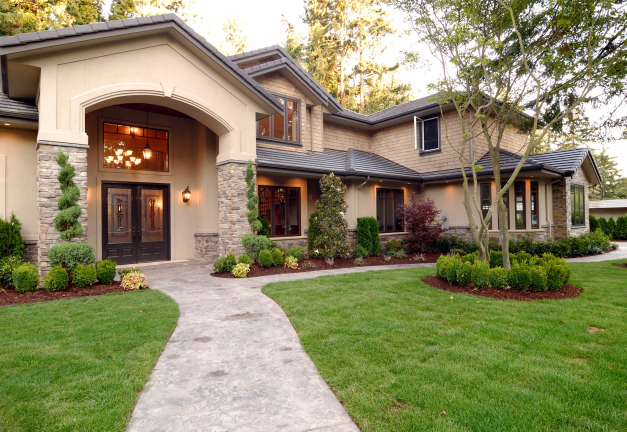
#> input picture computer-vision/exercises/house.jpg, 1253 x 863 px (shown at 1/2 size)
$ jupyter execute ch04.ipynb   (shell and % lines are left out)
#> lines starting #> are read from the running program, lines starting #| are printed output that depends on the picture
[cell 1]
import numpy as np
import matplotlib.pyplot as plt
import cv2 as cv

[cell 2]
def display_image(img):
    plt.axis('off')
    plt.imshow(img)
    plt.show()
    plt.close()

## Average Filters

The average filter is good at reducing Gaussian noise, which is a type of noise that has a Gaussian distribution and affects all pixels in the image equally.

[cell 3]
house = plt.imread('./house.jpg')
#> house is the input picture: shape (863, 1253, 3); mean R, G, B 139.9, 136, 100.8
display_image(house)

[cell 4]
kernel = np.ones((9, 9), np.float32) / 81
blurred = cv.filter2D(src=house, ddepth=-1, kernel=kernel)
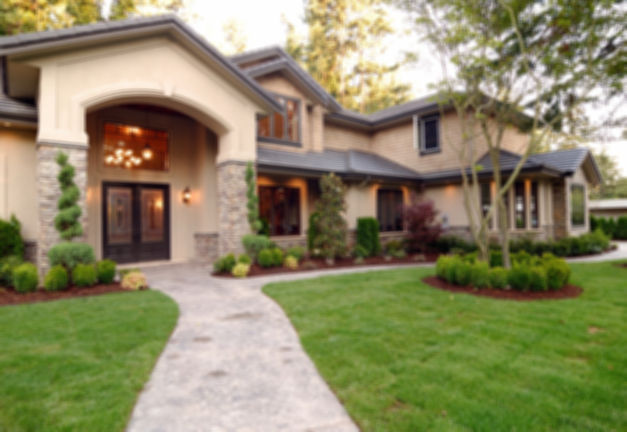
#> blurred: shape (863, 1253, 3) (shown at 1/2 size); mean R, G, B 139.9, 136, 100.8

display_image(blurred)

## Median Filters

The median filter is particularly good at reducing salt-and-pepper noise, which is a type of noise that randomly affects individual pixels in the image.

[cell 5]
field = plt.imread('./field.jpg')
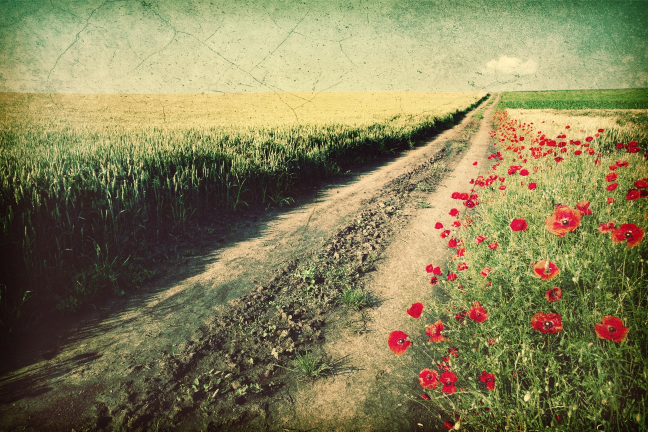
#> input picture computer-vision/exercises/field.jpg, 1296 x 863 px (shown at 1/2 size)
#> field is the input picture: shape (863, 1296, 3); mean R, G, B 133.7, 127, 87.7

display_image(field)

[cell 6]
median_blur = cv.medianBlur(field, 7)
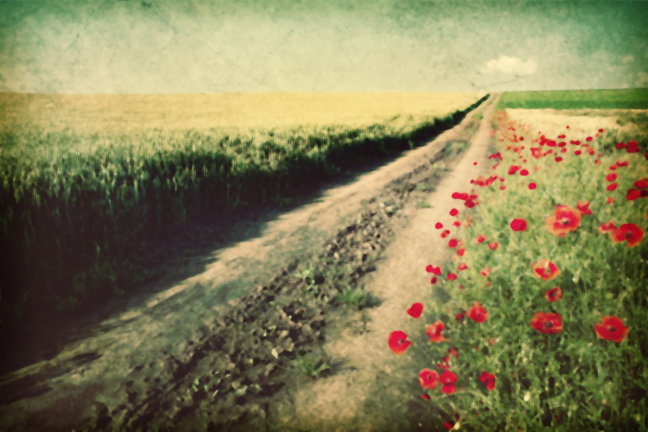
#> median_blur: shape (863, 1296, 3) (shown at 1/2 size); mean R, G, B 133.2, 126.6, 87.2

display_image(median_blur)

[cell 7]
kernel = np.ones((9, 9), np.float32) / 81
blur = cv.filter2D(src=field, ddepth=-1, kernel=kernel)

display_image(blur)

[cell 8]
workers = plt.imread('./workers.jpg')
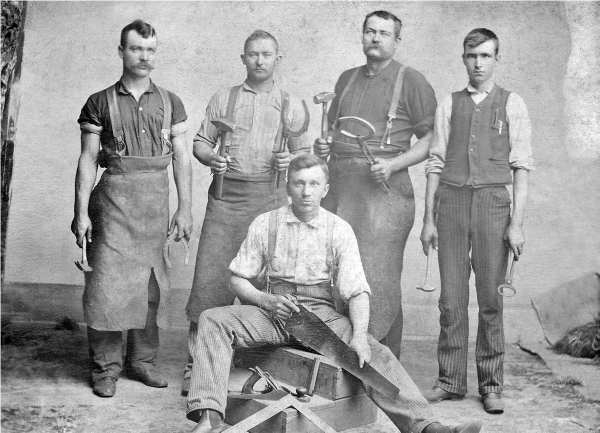
#> input picture computer-vision/exercises/workers.jpg, 1199 x 865 px (shown at 1/2 size)
#> workers is the input picture: shape (865, 1199, 3); min 0, max 255, mean 157.5

display_image(workers)

[cell 9]
workers_med = cv.medianBlur(workers, 3)

display_image(workers_med)

[cell 10]
kernel = np.ones((3, 3), np.float32) / 9
workers_ave = cv.filter2D(src=workers, ddepth=-1, kernel=kernel)

display_image(workers_ave)

## Gaussian Filter

[cell 11]
house_gaussian = cv.GaussianBlur(house, (7, 7), cv.BORDER_DEFAULT)

display_image(house_gaussian)

[cell 12]
from matplotlib import rcParams

rcParams['figure.figsize'] = 18, 14
fig, ax = plt.subplots(2, 2)

kernel = np.ones((15, 15), np.float32) / 225

house_gaus = cv.GaussianBlur(house, (15, 15), cv.BORDER_DEFAULT)
house_med = cv.medianBlur(house, 15)
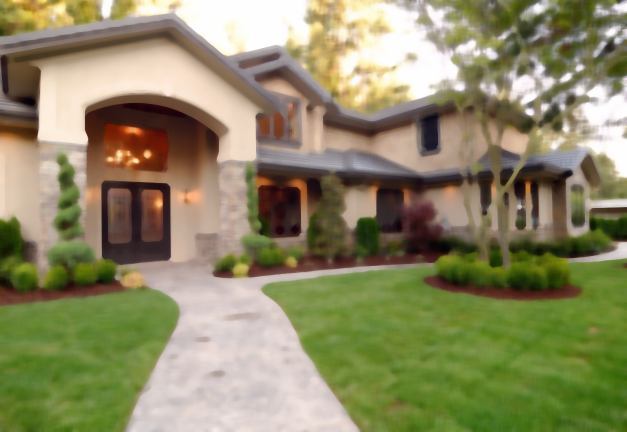
#> house_med: shape (863, 1253, 3) (shown at 1/2 size); mean R, G, B 140.6, 136.6, 100.3
house_ave = cv.filter2D(src=house, ddepth=-1, kernel=kernel)
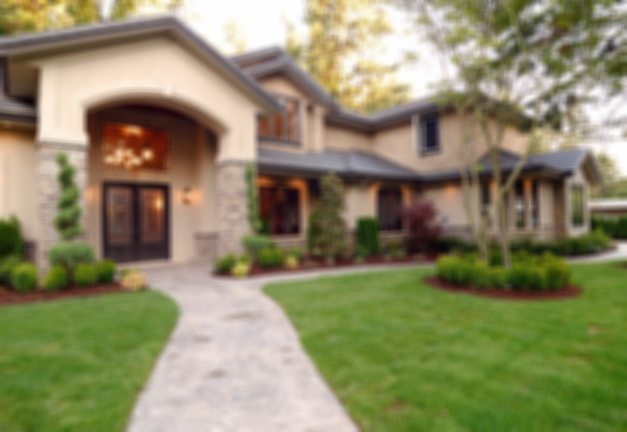
#> house_ave: shape (863, 1253, 3) (shown at 1/2 size); mean R, G, B 139.9, 136, 100.8

titles = ['Original', 'Gaussian Blur', 'Median Blur', 'Average Blur']
images = [house, house_gaus, house_med, house_ave]

for i in range(4):
    plt.subplot(2, 2, i+1), plt.imshow(images[i])
    plt.title(titles[i])
    plt.xticks([]), plt.yticks([])

plt.show()

## Edge Detection Filters

[cell 13]
lr_matrix = np.array([[+1, 0, -1],
                   [+2, 0, -2],
                   [+1, 0, -1]])

rl_matrix = np.array([[-1, 0, +1],
                      [-2, 0, +2],
                      [-1, 0, +1]])

ud_matrix = np.array([[+1, +2, +1],
                              [0, 0, 0],
                              [-1, -2, -1]])

du_matrix = np.array([[-1, -2, -1],
                      [0, 0, 0],
                      [+1, +2, +1]])

penguins = plt.imread('./penguins.png')
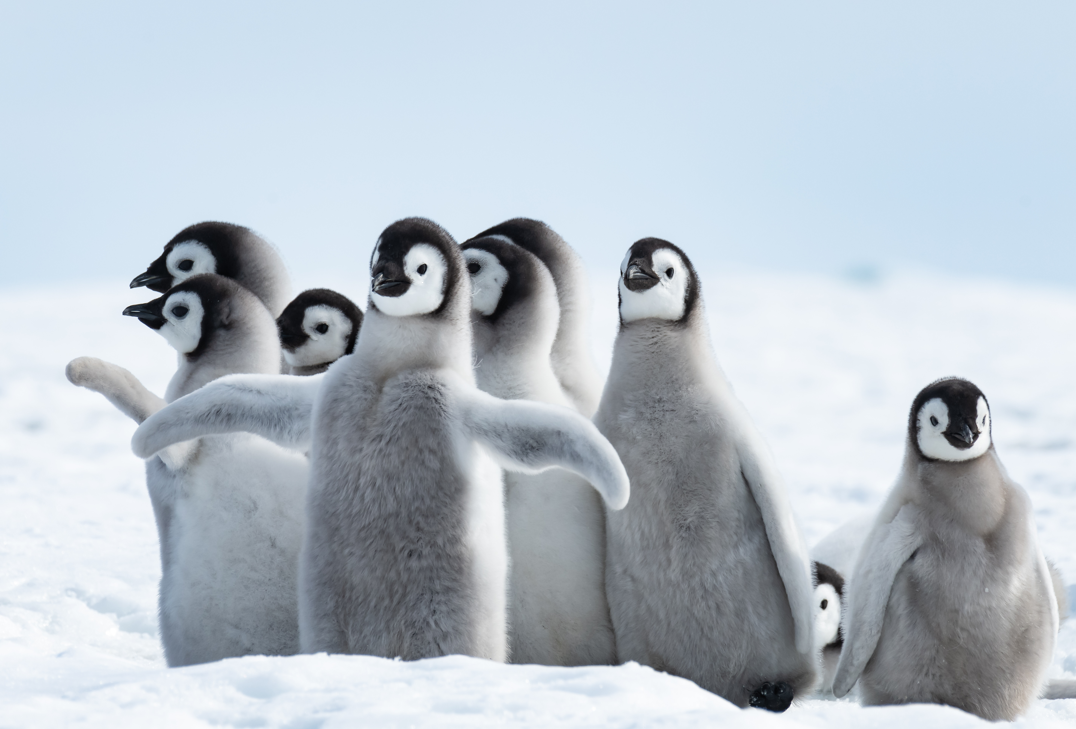
#> input picture computer-vision/exercises/penguins.png, 1076 x 729 px
#> penguins is the input picture: shape (729, 1076, 4) float32; mean R, G, B, A 0.72, 0.757, 0.793, 1
penguins = cv.cvtColor(penguins, cv.COLOR_RGB2GRAY)
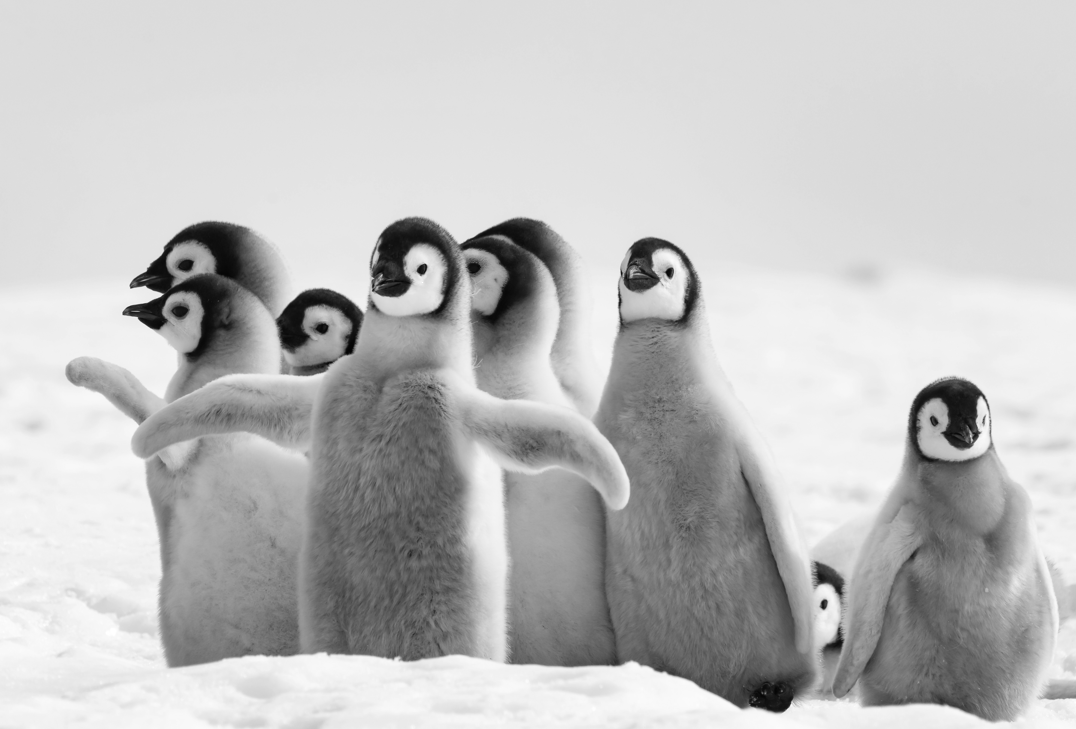
#> penguins: shape (729, 1076) float32; min 0.00482, max 1, mean 0.751

plt.axis('off')
plt.imshow(penguins, cmap='gray')
plt.show()

[cell 14]
vr_edges = cv.filter2D(src=penguins, ddepth=-1, kernel=lr_matrix)

display_image(vr_edges)

[cell 15]
hr_edges = cv.filter2D(src=penguins, ddepth=-1, kernel=ud_matrix)
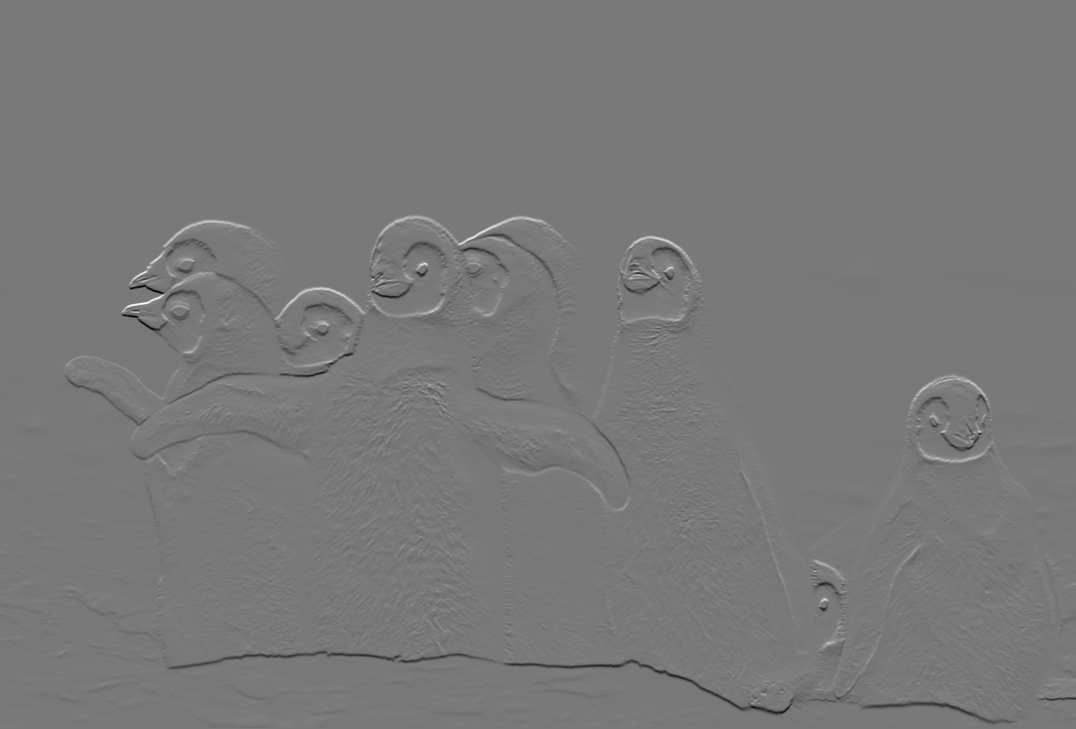
#> hr_edges: shape (729, 1076) float32; min -2.98, max 3.29, mean -0.000818; drawn with min black and max white

display_image(hr_edges)

[cell 16]
# Horizontal Matrices

lr = cv.filter2D(src=penguins, ddepth=-1, kernel=lr_matrix)
rl = cv.filter2D(src=penguins, ddepth=-1, kernel=rl_matrix)
ud = cv.filter2D(src=penguins, ddepth=-1, kernel=ud_matrix)
du = cv.filter2D(src=penguins, ddepth=-1, kernel=du_matrix)
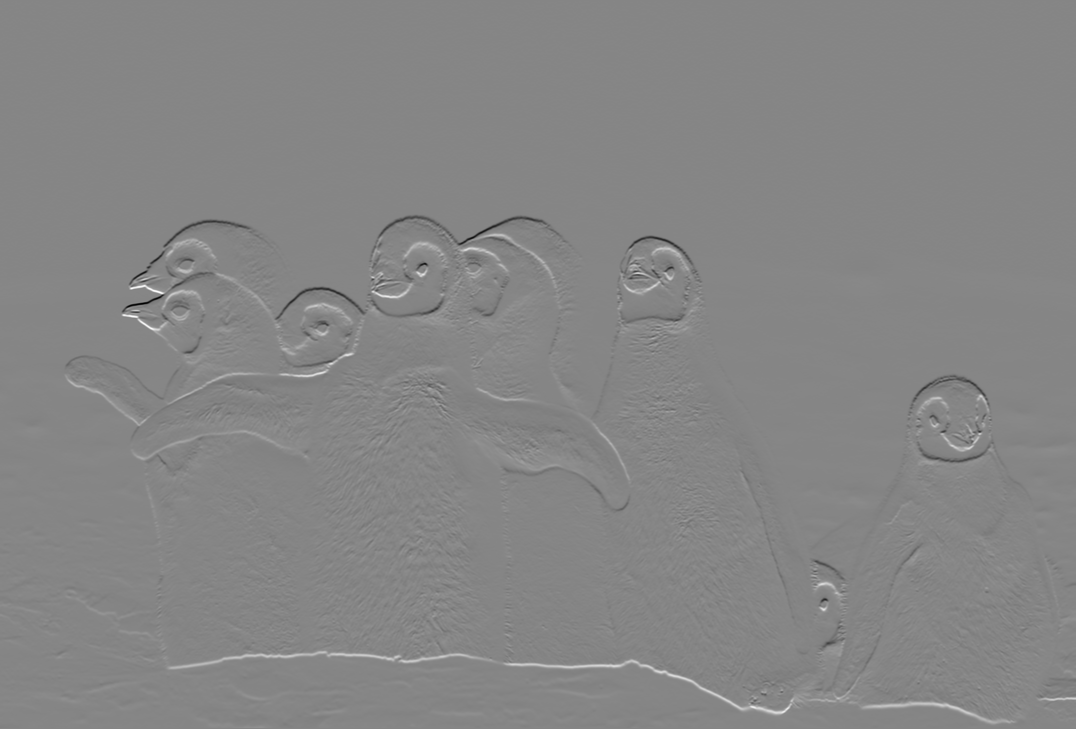
#> du: shape (729, 1076) float32; min -3.29, max 2.98, mean 0.000818; drawn with min black and max white

images = [lr, rl, ud, du]

for i in range(4):
    plt.subplot(2, 2, i+1), plt.imshow(images[i])

plt.show()
